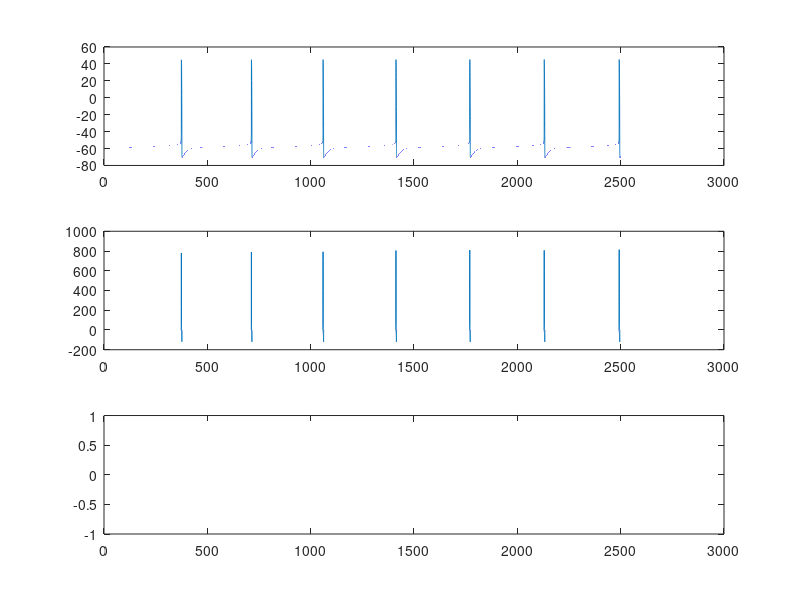

This chart was generated by the following MATLAB code: (Note: this script raises an error after producing the figure.)
%%%%%%%%Description of GA algorithm%%%%%%%%%%%%%%%%%%%%%
% [x fval] = ga(@fitnessfun, nvars, options)
% where
%  @fitnessfun is a handle to the fitness function. 
% ? nvars is the number of independent variables for the fitness function.
%  options is a structure containing options for the genetic algorithm. If you do not pass in this argument, ga uses its default options.
% Theresults are given by x ? Point at which the final value is attained 
% ? fval ? Final value of the fitness function

%%%%%%%%%%%%%%%%%%%%%%%%%%%%%%%%%%%%%%%%%%%%%%%%%%%%%

% the x array is defined as follows
% x = [a,b,vr,vt,I_app,d,k,c]



clf;clc;clear;
load STNZeroInput;
delta_t = 0.01;
%all variables are shown as vectors
%[initial guess, lower bound, upper bound]
a = [0.1,0.001,0.2];
b = [0,-5,20];
vr = [-60,-80,-55];
vt = [-40,-50,-25];
I_app = [10,0,500];
d = [50,0,200];
k = [1.0,0.001,2.0];
c = -60;
C = 50;
x0 = [a(1),b(1),vr(1),vt(1),I_app(1),d(1),k(1)];
lb = [a(2),b(2),vr(2),vt(2),I_app(2),d(2),k(2)];
ub = [a(3),b(3),vr(3),vt(3),I_app(3),d(3),k(3)];
%t = 0:delta_t:2500;
subplot(3,1,1);
plot(t,v);
subplot(3,1,2);
plot(t,dv)
subplot(3,1,3);
plot(t,IProfile);
%%
% load('STN_30Inhib.mat')
% a = 100; b = 1; % define constant values
% FitnessFunction = @(x) parameterized_fitness(x,a,b);
% numberOfVariables = 2;
% [x,fval] = ga(FitnessFunction,numberOfVariables)
FitnessFunc = @(x) E_func(x,v,dv,t,delta_t,IProfile,C,c);
numOfVariables = 7;
% b = [0.1,0,30,30,-45,70,-30,60,400,0,200,0,...
%     2.0, -0.001, -55,80]';

options = gaoptimset('InitialPopulation',x0,'Generations',100,...
    'TolFun', 1e-6,'PopulationSize',20);
% lb = b(2:2:16).*-1;
% ub = b(1:2:16);
A = []; b = []; Aeq=[];beq = [];
nonlcon = [];
%ga(fitnessfcn,nvars,A,b,Aeq,beq,LB,UB,nonlcon,options)
[x,fval] = ga(FitnessFunc,numOfVariables,A,b,Aeq,beq,lb,ub,nonlcon,options);
%x = ga(@E_func,8);
%%
clf;
[vnew,vprimeNew]=genDat(t,delta_t,x,IProfile,C,c);
plot(t,vnew);hold on;
plot(t,v,'r');